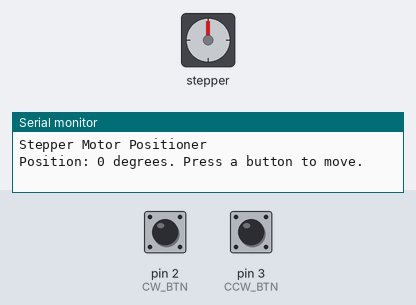
This sketch was run on a simulated Arduino Uno, built with avr-gcc and run on an emulated ATmega328P. On the bench: stepper motor, the last lines printed to the serial monitor. The inputs (shaded band) are chosen by the test bench; at power-on: pin 2 (CW_BTN) HIGH, pin 3 (CCW_BTN) HIGH. Stepper angles assume 2048 steps per turn.

Above: at 1.2 s.
1.3 s: pin 2 (CW_BTN) pulled LOW for 1 s
At 3.1 s:
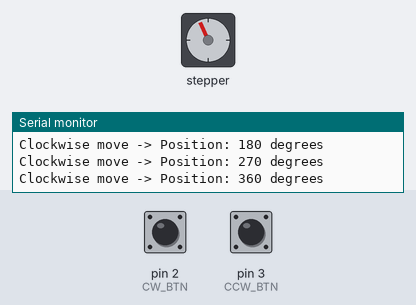
3.8 s: pin 3 (CCW_BTN) pulled LOW for 3.2 s
At 7.6 s:
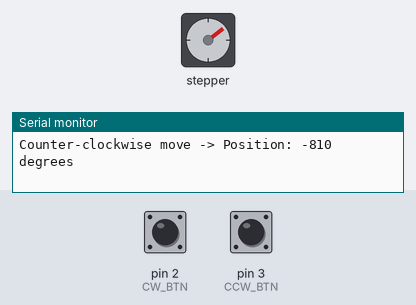
8.5 s: pin 3 (CCW_BTN) pulled LOW for 1 s
At 10.5 s:
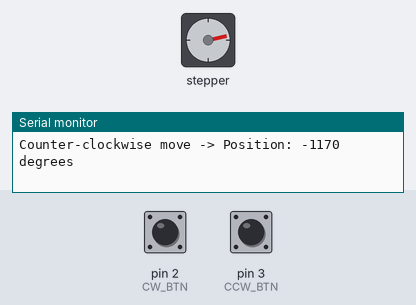
11.0 s: pin 3 (CCW_BTN) pulled LOW for 0.15 s
At 11.4 s:
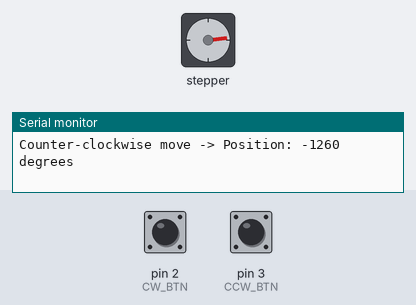
12.6 s: pin 3 (CCW_BTN) pulled LOW for 1 s
At 13.9 s:
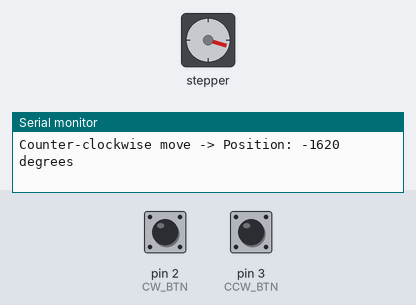
15.1 s: pin 3 (CCW_BTN) pulled LOW for 3.2 s
At 19.0 s:
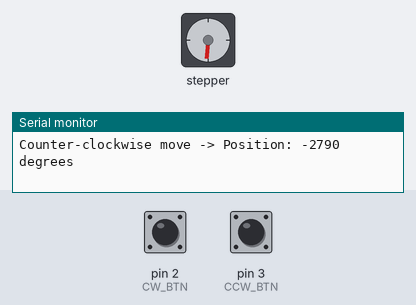
Timing chart, 0 to 20.5 s (numbered marks = the images above; inputs shaded):
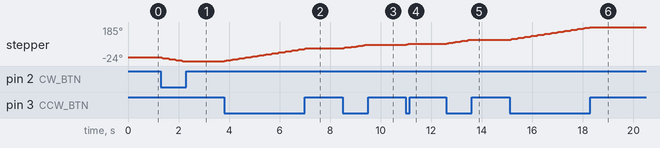

Measured:
- after the input at 1.3 s, stepper: turns 24° counter-clockwise in 0.85 s, starting at once
- after the input at 3.8 s, stepper: turns 77° clockwise in 3.2 s, starting at once
- after the input at 8.5 s, stepper: turns 24° clockwise in 0.87 s, starting at once
- after the input at 12.6 s, stepper: turns 24° clockwise in 0.87 s, starting at once
- after the input at 15.1 s, stepper: turns 78° clockwise in 3.2 s, starting at once

The sketch:

Stepper-Motor-Positioner.ino
```cpp
/*
 * 067 - Stepper Motor Positioner
 * Board: Arduino Uno
 *
 * A 28BYJ-48 stepper motor on a ULN2003 driver board acts as a rotary
 * positioner. Two push buttons turn it +90 degrees or -90 degrees, and the
 * Serial Monitor keeps a running total of the current position in degrees.
 *
 * Wiring (ULN2003 driver board):
 *   IN1 -> digital pin 8
 *   IN2 -> digital pin 9
 *   IN3 -> digital pin 10
 *   IN4 -> digital pin 11
 *   VCC -> 5V
 *   GND -> GND
 *   Motor connector -> 28BYJ-48 stepper (plug straight in)
 *
 *   Buttons (INPUT_PULLUP, no external resistors needed):
 *     +90 degrees button -> digital pin 2, other side to GND
 *     -90 degrees button -> digital pin 3, other side to GND
 */

#include <Stepper.h>   // Stepper (built-in) library

// ---- Named pin constants ----
const int IN1_PIN = 8;
const int IN2_PIN = 9;
const int IN3_PIN = 10;
const int IN4_PIN = 11;

const int CW_BTN = 2;    // button that adds +90 degrees
const int CCW_BTN = 3;   // button that subtracts -90 degrees

// ---- Motor settings ----
// The 28BYJ-48 in half-step mode needs 4096 steps for one full turn;
// in full-step mode it needs 2048. This sketch uses the classic 2048.
const int STEPS_PER_REVOLUTION = 2048;
const int STEP_ANGLE = 90;          // degrees moved per button press
// Multiply first, then divide, so 90 degrees gives exactly 512 steps
// instead of being rounded down to an inaccurate value.
const int STEPS_PER_MOVE = (STEPS_PER_REVOLUTION * STEP_ANGLE) / 360;
const unsigned long DEBOUNCE_MS = 250;
const int BUTTON_PRESSED = LOW;

// Create the stepper object using pins IN1..IN4.
Stepper myStepper(STEPS_PER_REVOLUTION, IN1_PIN, IN2_PIN, IN3_PIN, IN4_PIN);

long positionDegrees = 0;        // cumulative position, can be negative
unsigned long lastPressTime = 0;

void setup()
{
  Serial.begin(9600);
  Serial.println("Stepper Motor Positioner");

  pinMode(CW_BTN, INPUT_PULLUP);
  pinMode(CCW_BTN, INPUT_PULLUP);

  // Slower speed = more torque and fewer missed steps on the 28BYJ-48.
  myStepper.setSpeed(10);   // 10 revolutions per minute

  Serial.println("Position: 0 degrees. Press a button to move.");
}

// True exactly once per fresh button press.
bool buttonPressed(int pin)
{
  if (digitalRead(pin) == BUTTON_PRESSED &&
      (millis() - lastPressTime) >= DEBOUNCE_MS)
  {
    lastPressTime = millis();
    return true;
  }
  return false;
}

void loop()
{
  if (buttonPressed(CW_BTN))
  {
    // Positive step count turns the shaft clockwise.
    myStepper.step(STEPS_PER_MOVE);
    positionDegrees += STEP_ANGLE;

    Serial.print("Clockwise move -> Position: ");
    Serial.print(positionDegrees);
    Serial.println(" degrees");
  }
  else if (buttonPressed(CCW_BTN))
  {
    // Negative step count turns the shaft counter-clockwise.
    myStepper.step(-STEPS_PER_MOVE);
    positionDegrees -= STEP_ANGLE;

    Serial.print("Counter-clockwise move -> Position: ");
    Serial.print(positionDegrees);
    Serial.println(" degrees");
  }

  delay(20);   // keep the sketch responsive while polling
}
```
